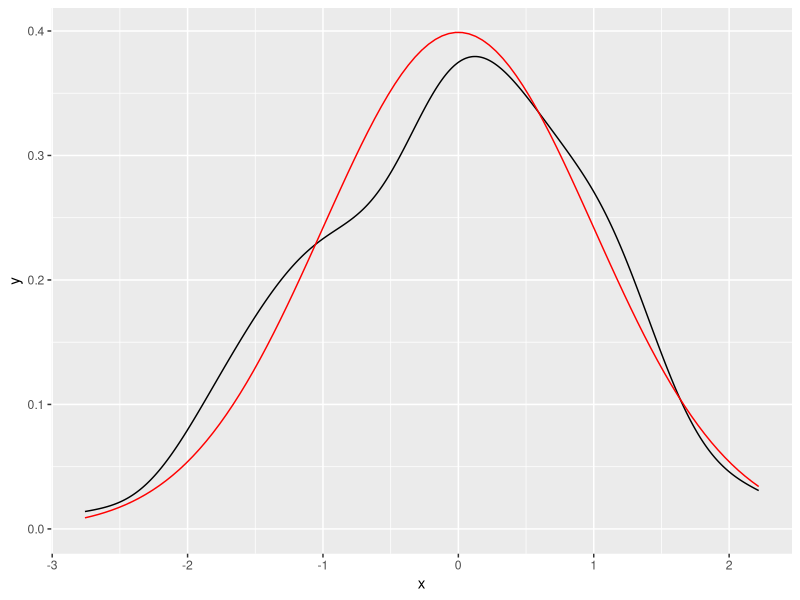
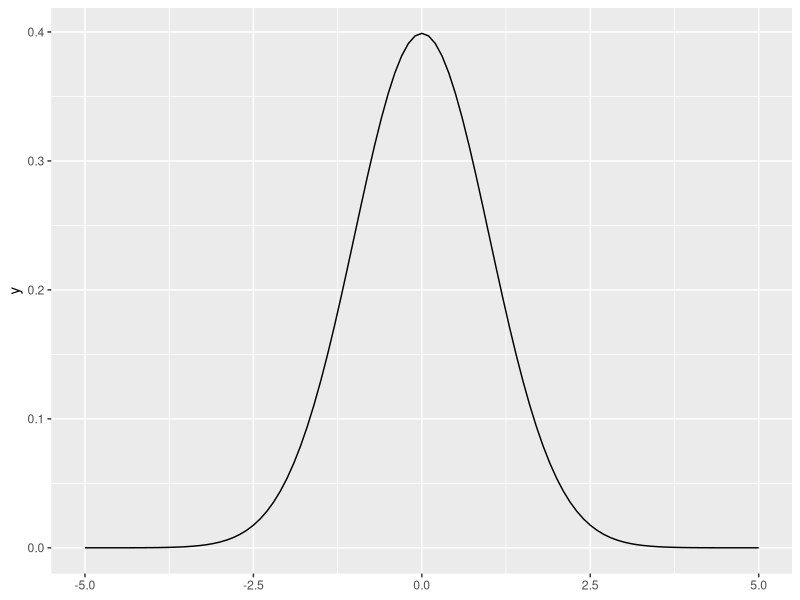
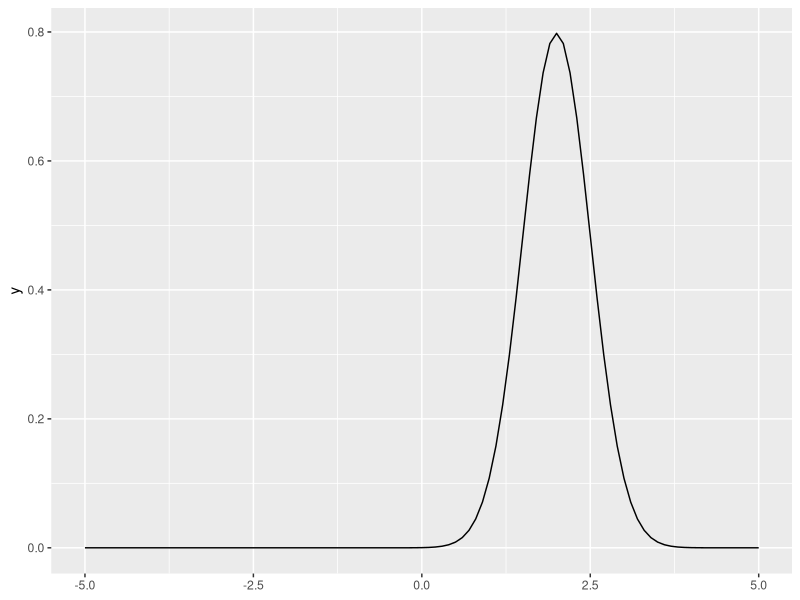
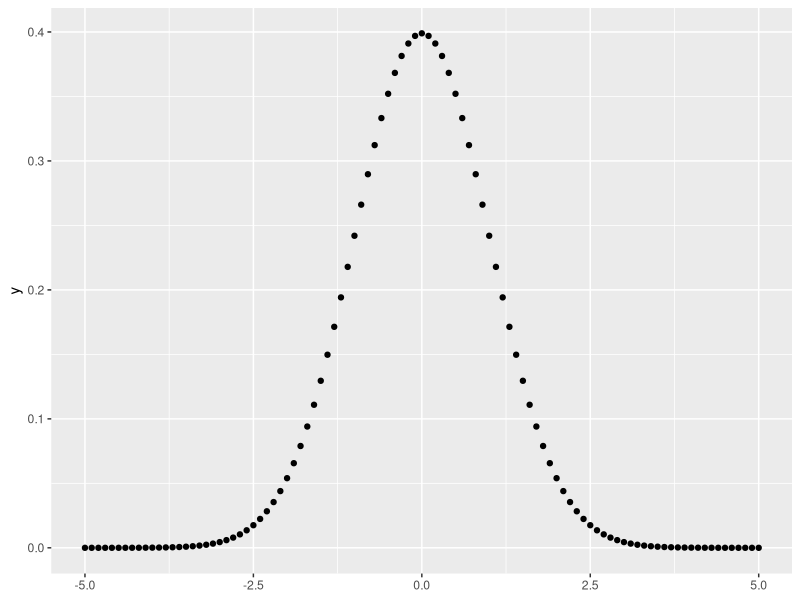
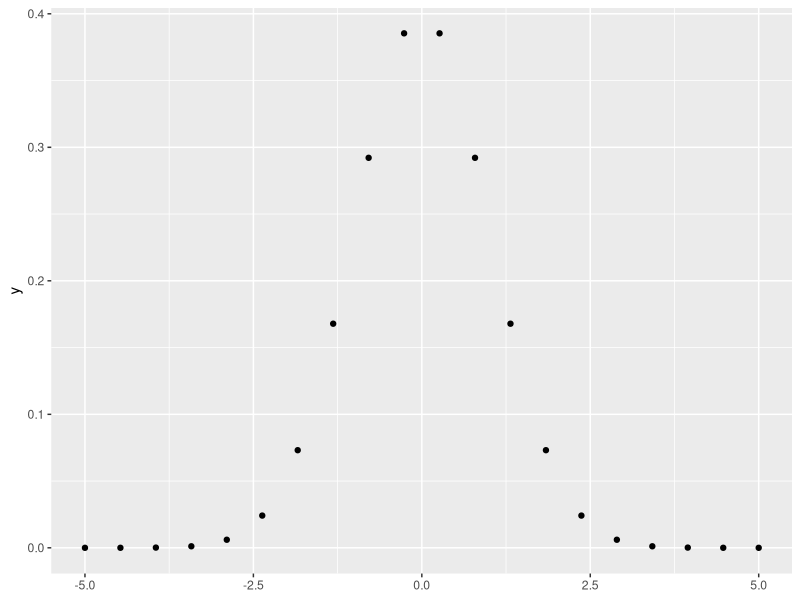
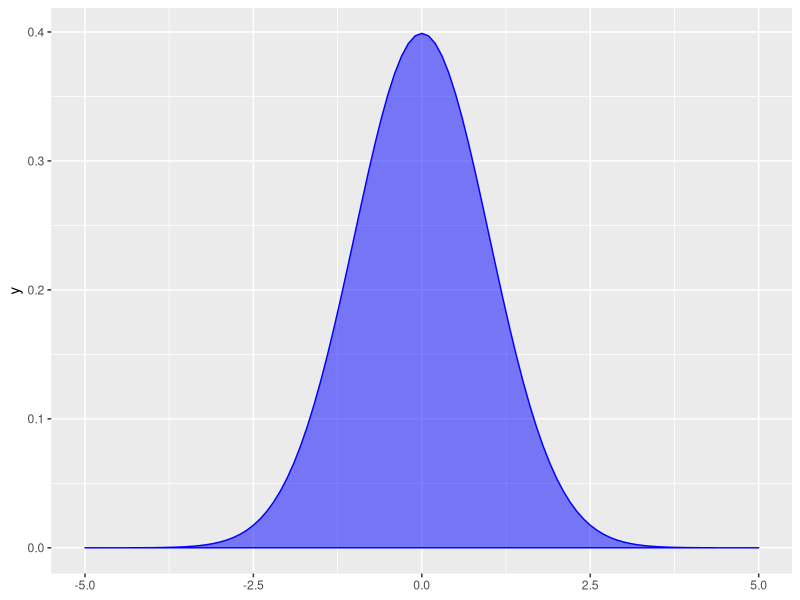
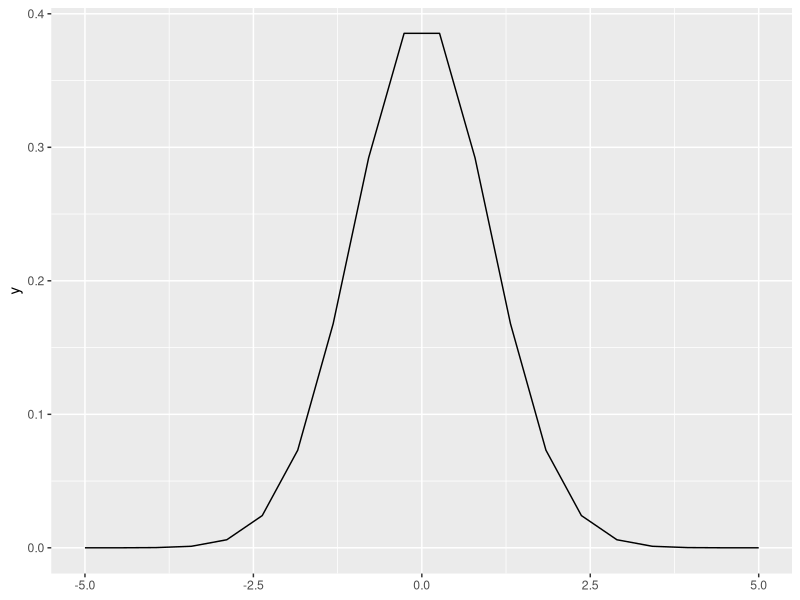
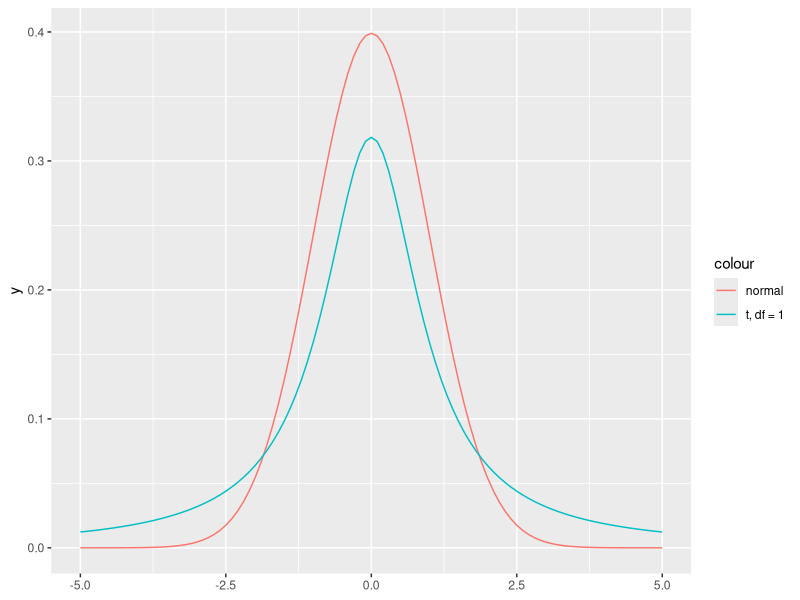

Write the R code that produced these figures, in order.
# r2py crawler metadata
# package: ggplot2
# source_type: rd_example
# topic: geom_function.Rd
# source_file: C:\Users\bened\AppData\Local\R\win-library\4.5\ggplot2\help
# lines: 48

suppressPackageStartupMessages(library(ggplot2))
# geom_function() is useful for overlaying functions
set.seed(1492)
ggplot(data.frame(x = rnorm(100)), aes(x)) +
  geom_density() +
  geom_function(fun = dnorm, colour = "red")

# To plot functions without data, specify range of x-axis
base <-
  ggplot() +
  xlim(-5, 5)

base + geom_function(fun = dnorm)

base + geom_function(fun = dnorm, args = list(mean = 2, sd = .5))

# The underlying mechanics evaluate the function at discrete points
# and connect the points with lines
base + stat_function(fun = dnorm, geom = "point")

base + stat_function(fun = dnorm, geom = "point", n = 20)

base + stat_function(fun = dnorm, geom = "polygon", color = "blue", fill = "blue", alpha = 0.5)

base + geom_function(fun = dnorm, n = 20)

# Two functions on the same plot
base +
  geom_function(aes(colour = "normal"), fun = dnorm) +
  geom_function(aes(colour = "t, df = 1"), fun = dt, args = list(df = 1))

# Using a custom anonymous function
base + geom_function(fun = \(x) 0.5 * exp(-abs(x)))
# or using lambda syntax:
# base + geom_function(fun = ~ 0.5 * exp(-abs(.x)))
# or using a custom named function:
# f <- function(x) 0.5 * exp(-abs(x))
# base + geom_function(fun = f)

# Using xlim to restrict the range of function
ggplot(data.frame(x = rnorm(100)), aes(x)) +
geom_density() +
geom_function(fun = dnorm, colour = "red", xlim=c(-1, 1))

# Using xlim to widen the range of function
ggplot(data.frame(x = rnorm(100)), aes(x)) +
geom_density() +
geom_function(fun = dnorm, colour = "red", xlim=c(-7, 7))
